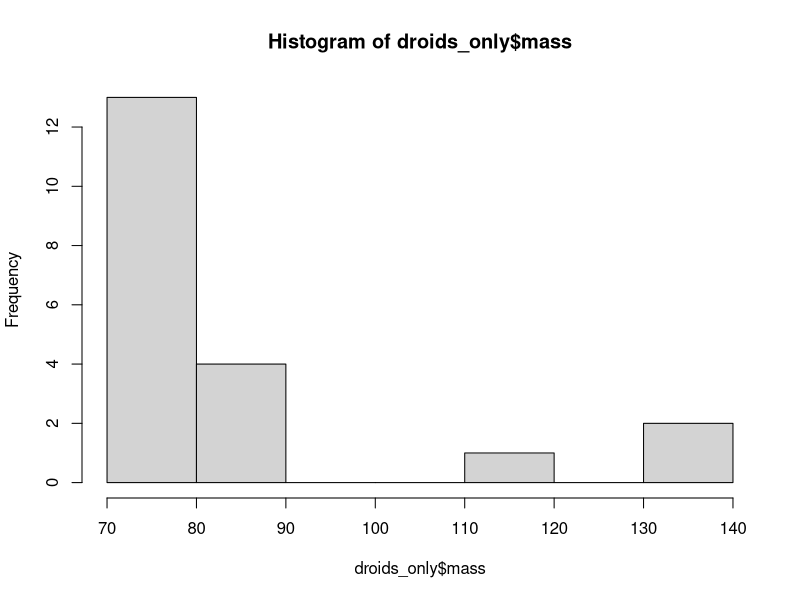
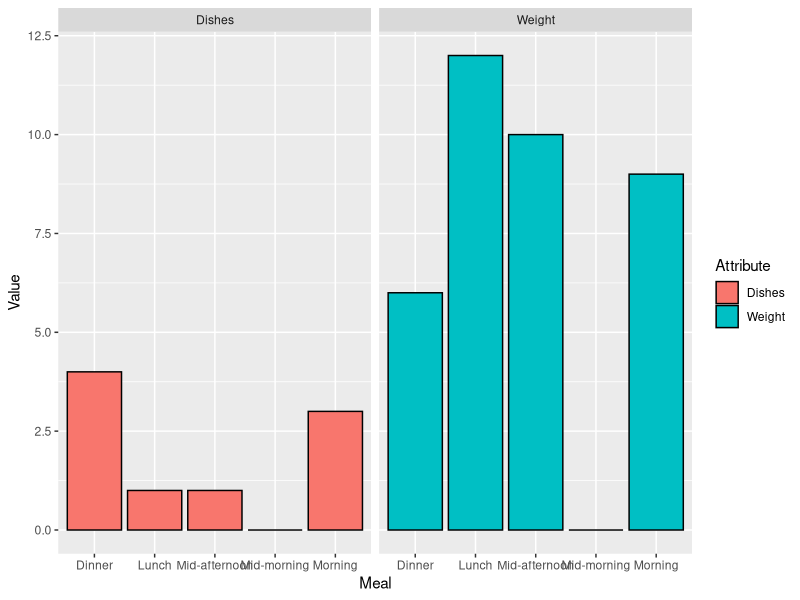

Write the R code that produced these figures, in order.
# code club for 4/24/2024

# Set up tidyverse and data sets we want to use.
library(tidyverse)
data("starwars")


## Check out your data frame
typeof(starwars)
View(starwars)
class(starwars)
glimpse(starwars)

# summary(starwars)
head(starwars)

# Droids versus humans
unique(starwars$species)

droids_only <- starwars %>% 
  # filter(species == "Droid" & eye_color == "red") %>% 
  filter(species == "Droid" | species == "Human") %>% 
  # filter(species != "Droid" & species != "Human") #%>% # filter out these
  # filter(!is.na(hair_color))
  filter(mass >= 60) %>% 
  select(name, height, mass, sex, species, homeworld)

droids_only

hist(droids_only$mass)

## Wide vs. long data
df_wide <- data.frame(Meal = c('Morning', 'Mid-morning', 'Lunch', 'Mid-afternoon', 'Dinner'),
                      Weight = c(9, 0, 12, 10, 6),
                      Dishes = c(3, 0, 1, 1, 4))
View(df_wide)

?pivot_longer()

df_long <- df_wide %>% 
  pivot_longer(cols = c("Weight", "Dishes"), names_to = "Attribute", values_to = "Value")

View(df_long)

# try taking df_long --> make df_wide_2
?pivot_wider()

df_wide_2 <- df_long %>% 
  pivot_wider(names_from = "Attribute",
              values_from = "Value")
df_wide_2

###
head(df_long)
?ggplot()

# ggplot(data = df_long, mapping = aes())

ggplot(df_long, aes(x = Meal, y = Value)) + 
  geom_bar(stat = "identity", 
           aes(fill = Attribute),
           position = "dodge",
           color = "black") +
  facet_grid(cols = vars(Attribute))



# ?geom_bar()


## Homework:
head(droids_only)
# Make a doodle of a star wars plot and then plot it!
# 1) wide -> long
# 2) ggplot()



##